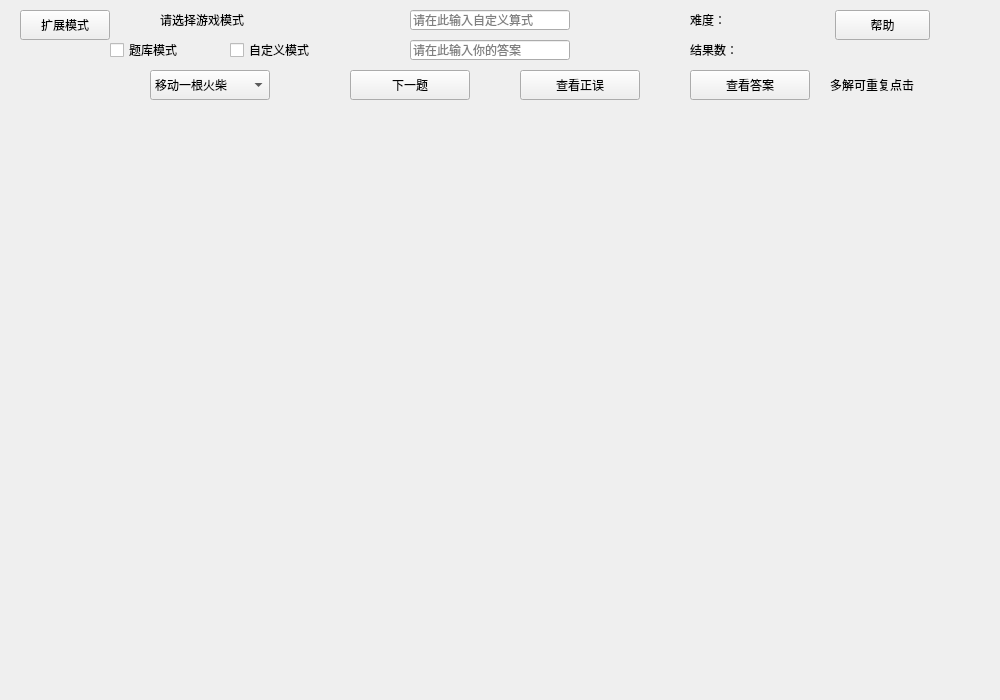
<?xml version="1.0" encoding="UTF-8"?>
<ui version="4.0">
 <class>Form</class>
 <widget class="QWidget" name="Form">
  <property name="geometry">
   <rect>
    <x>0</x>
    <y>0</y>
    <width>1000</width>
    <height>700</height>
   </rect>
  </property>
  <property name="windowTitle">
   <string>Form</string>
  </property>
  <widget class="QPushButton" name="NewGame">
   <property name="geometry">
    <rect>
     <x>350</x>
     <y>70</y>
     <width>120</width>
     <height>30</height>
    </rect>
   </property>
   <property name="styleSheet">
    <string notr="true"/>
   </property>
   <property name="text">
    <string>下一题</string>
   </property>
   <property name="iconSize">
    <size>
     <width>30</width>
     <height>30</height>
    </size>
   </property>
   <property name="autoDefault">
    <bool>false</bool>
   </property>
  </widget>
  <widget class="QPushButton" name="Solve">
   <property name="geometry">
    <rect>
     <x>690</x>
     <y>70</y>
     <width>120</width>
     <height>30</height>
    </rect>
   </property>
   <property name="toolTip">
    <string>&lt;html&gt;&lt;head/&gt;&lt;body&gt;&lt;p&gt;&lt;span style=&quot; font-size:11pt;&quot;&gt;重复点击可获得算式其他解！&lt;/span&gt;&lt;/p&gt;&lt;/body&gt;&lt;/html&gt;</string>
   </property>
   <property name="whatsThis">
    <string>&lt;html&gt;&lt;head/&gt;&lt;body&gt;&lt;p&gt;&lt;br/&gt;&lt;/p&gt;&lt;/body&gt;&lt;/html&gt;</string>
   </property>
   <property name="text">
    <string>查看答案</string>
   </property>
  </widget>
  <widget class="QLineEdit" name="questionline">
   <property name="geometry">
    <rect>
     <x>410</x>
     <y>10</y>
     <width>160</width>
     <height>20</height>
    </rect>
   </property>
   <property name="text">
    <string/>
   </property>
   <property name="placeholderText">
    <string>请在此输入自定义算式</string>
   </property>
  </widget>
  <widget class="QComboBox" name="comboBox">
   <property name="geometry">
    <rect>
     <x>150</x>
     <y>70</y>
     <width>120</width>
     <height>30</height>
    </rect>
   </property>
   <item>
    <property name="text">
     <string>移动一根火柴</string>
    </property>
   </item>
   <item>
    <property name="text">
     <string>移动两根火柴</string>
    </property>
   </item>
   <item>
    <property name="text">
     <string>等式变新等式</string>
    </property>
   </item>
  </widget>
  <widget class="QLabel" name="model">
   <property name="geometry">
    <rect>
     <x>160</x>
     <y>10</y>
     <width>120</width>
     <height>20</height>
    </rect>
   </property>
   <property name="text">
    <string>请选择游戏模式</string>
   </property>
  </widget>
  <widget class="QCheckBox" name="questionbase">
   <property name="geometry">
    <rect>
     <x>110</x>
     <y>40</y>
     <width>100</width>
     <height>20</height>
    </rect>
   </property>
   <property name="text">
    <string>题库模式</string>
   </property>
  </widget>
  <widget class="QCheckBox" name="myquestion">
   <property name="geometry">
    <rect>
     <x>230</x>
     <y>40</y>
     <width>100</width>
     <height>20</height>
    </rect>
   </property>
   <property name="text">
    <string>自定义模式</string>
   </property>
  </widget>
  <widget class="QLabel" name="label">
   <property name="geometry">
    <rect>
     <x>690</x>
     <y>40</y>
     <width>72</width>
     <height>20</height>
    </rect>
   </property>
   <property name="text">
    <string>结果数：</string>
   </property>
  </widget>
  <widget class="QLabel" name="num_result">
   <property name="geometry">
    <rect>
     <x>750</x>
     <y>39</y>
     <width>40</width>
     <height>21</height>
    </rect>
   </property>
   <property name="text">
    <string/>
   </property>
  </widget>
  <widget class="QLabel" name="Num_1">
   <property name="geometry">
    <rect>
     <x>80</x>
     <y>120</y>
     <width>100</width>
     <height>180</height>
    </rect>
   </property>
   <property name="text">
    <string/>
   </property>
  </widget>
  <widget class="QLabel" name="Num_2">
   <property name="geometry">
    <rect>
     <x>180</x>
     <y>120</y>
     <width>100</width>
     <height>180</height>
    </rect>
   </property>
   <property name="text">
    <string/>
   </property>
  </widget>
  <widget class="QLabel" name="Add_1">
   <property name="geometry">
    <rect>
     <x>380</x>
     <y>120</y>
     <width>100</width>
     <height>180</height>
    </rect>
   </property>
   <property name="text">
    <string/>
   </property>
  </widget>
  <widget class="QLabel" name="Add_2">
   <property name="geometry">
    <rect>
     <x>480</x>
     <y>120</y>
     <width>100</width>
     <height>180</height>
    </rect>
   </property>
   <property name="text">
    <string/>
   </property>
  </widget>
  <widget class="QLabel" name="Sym">
   <property name="geometry">
    <rect>
     <x>280</x>
     <y>120</y>
     <width>100</width>
     <height>180</height>
    </rect>
   </property>
   <property name="text">
    <string/>
   </property>
  </widget>
  <widget class="QLabel" name="Is">
   <property name="geometry">
    <rect>
     <x>580</x>
     <y>120</y>
     <width>100</width>
     <height>180</height>
    </rect>
   </property>
   <property name="text">
    <string/>
   </property>
  </widget>
  <widget class="QLabel" name="Result_1">
   <property name="geometry">
    <rect>
     <x>680</x>
     <y>120</y>
     <width>100</width>
     <height>180</height>
    </rect>
   </property>
   <property name="text">
    <string/>
   </property>
  </widget>
  <widget class="QLabel" name="Result_2">
   <property name="geometry">
    <rect>
     <x>780</x>
     <y>120</y>
     <width>100</width>
     <height>180</height>
    </rect>
   </property>
   <property name="text">
    <string/>
   </property>
  </widget>
  <widget class="QLabel" name="Result2_2">
   <property name="geometry">
    <rect>
     <x>780</x>
     <y>370</y>
     <width>100</width>
     <height>180</height>
    </rect>
   </property>
   <property name="text">
    <string/>
   </property>
  </widget>
  <widget class="QLabel" name="Num2_1">
   <property name="geometry">
    <rect>
     <x>80</x>
     <y>370</y>
     <width>100</width>
     <height>180</height>
    </rect>
   </property>
   <property name="text">
    <string/>
   </property>
  </widget>
  <widget class="QLabel" name="Add2_1">
   <property name="geometry">
    <rect>
     <x>380</x>
     <y>370</y>
     <width>100</width>
     <height>180</height>
    </rect>
   </property>
   <property name="text">
    <string/>
   </property>
  </widget>
  <widget class="QLabel" name="Add2_2">
   <property name="geometry">
    <rect>
     <x>480</x>
     <y>370</y>
     <width>100</width>
     <height>180</height>
    </rect>
   </property>
   <property name="text">
    <string/>
   </property>
  </widget>
  <widget class="QLabel" name="Num2_2">
   <property name="geometry">
    <rect>
     <x>180</x>
     <y>370</y>
     <width>100</width>
     <height>180</height>
    </rect>
   </property>
   <property name="text">
    <string/>
   </property>
  </widget>
  <widget class="QLabel" name="Is_2">
   <property name="geometry">
    <rect>
     <x>580</x>
     <y>370</y>
     <width>100</width>
     <height>180</height>
    </rect>
   </property>
   <property name="text">
    <string/>
   </property>
  </widget>
  <widget class="QLabel" name="Result2_1">
   <property name="geometry">
    <rect>
     <x>680</x>
     <y>370</y>
     <width>100</width>
     <height>180</height>
    </rect>
   </property>
   <property name="text">
    <string/>
   </property>
  </widget>
  <widget class="QLabel" name="Sym_2">
   <property name="geometry">
    <rect>
     <x>280</x>
     <y>370</y>
     <width>100</width>
     <height>180</height>
    </rect>
   </property>
   <property name="text">
    <string/>
   </property>
  </widget>
  <widget class="QLineEdit" name="resultline">
   <property name="geometry">
    <rect>
     <x>410</x>
     <y>40</y>
     <width>160</width>
     <height>20</height>
    </rect>
   </property>
   <property name="text">
    <string/>
   </property>
   <property name="placeholderText">
    <string>请在此输入你的答案</string>
   </property>
  </widget>
  <widget class="QLabel" name="label_2">
   <property name="geometry">
    <rect>
     <x>690</x>
     <y>10</y>
     <width>51</width>
     <height>20</height>
    </rect>
   </property>
   <property name="text">
    <string>难度：</string>
   </property>
  </widget>
  <widget class="QLabel" name="hard_result">
   <property name="geometry">
    <rect>
     <x>750</x>
     <y>9</y>
     <width>41</width>
     <height>20</height>
    </rect>
   </property>
   <property name="text">
    <string/>
   </property>
  </widget>
  <widget class="QPushButton" name="Judge">
   <property name="geometry">
    <rect>
     <x>520</x>
     <y>70</y>
     <width>120</width>
     <height>30</height>
    </rect>
   </property>
   <property name="styleSheet">
    <string notr="true"/>
   </property>
   <property name="text">
    <string>查看正误</string>
   </property>
   <property name="iconSize">
    <size>
     <width>30</width>
     <height>30</height>
    </size>
   </property>
   <property name="autoDefault">
    <bool>false</bool>
   </property>
  </widget>
  <widget class="QLabel" name="label_3">
   <property name="geometry">
    <rect>
     <x>830</x>
     <y>70</y>
     <width>111</width>
     <height>30</height>
    </rect>
   </property>
   <property name="text">
    <string>多解可重复点击</string>
   </property>
  </widget>
  <widget class="QPushButton" name="help_button">
   <property name="geometry">
    <rect>
     <x>835</x>
     <y>10</y>
     <width>95</width>
     <height>30</height>
    </rect>
   </property>
   <property name="text">
    <string>帮助</string>
   </property>
  </widget>
  <widget class="QPushButton" name="more">
   <property name="geometry">
    <rect>
     <x>20</x>
     <y>10</y>
     <width>90</width>
     <height>30</height>
    </rect>
   </property>
   <property name="text">
    <string>扩展模式</string>
   </property>
  </widget>
 </widget>
 <resources/>
 <connections/>
</ui>
